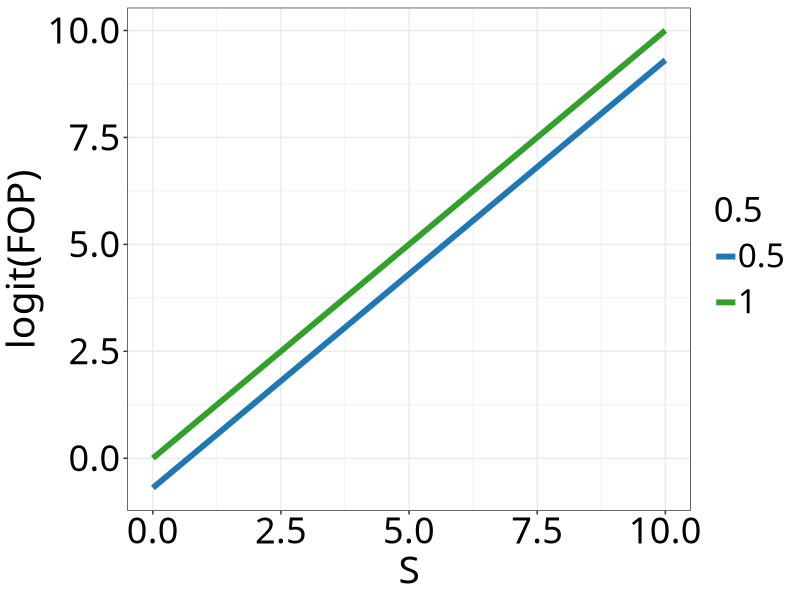
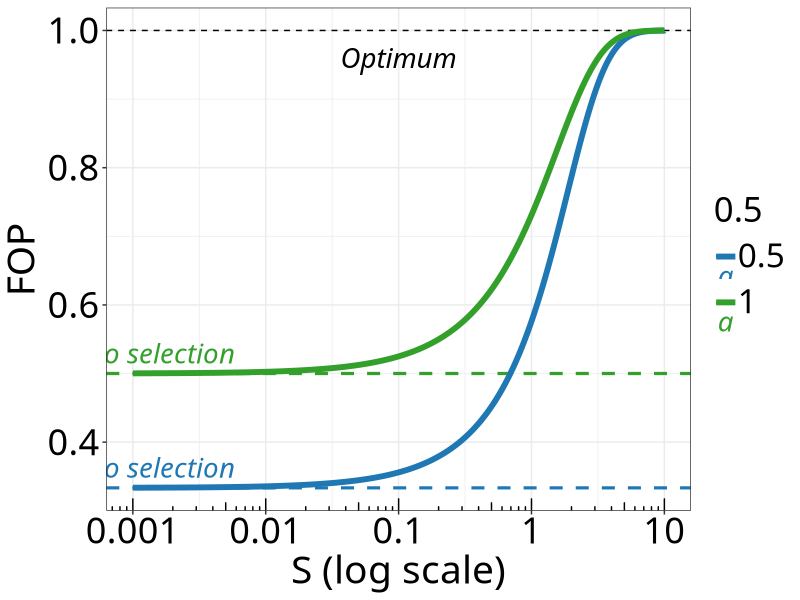
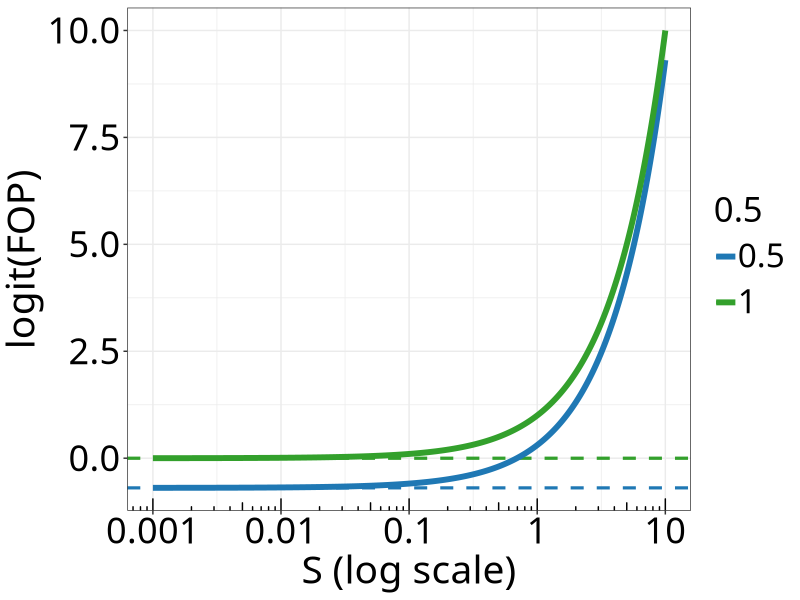

Write R code to recreate these figures, in order.

library(ggplot2)
library(RColorBrewer)
set_color = brewer.pal(8, 'Paired')
set_color = append(set_color,c("#fdfd99","#e2cc1a"))

logit <- function(x){log(x/(1-x))}

S =  seq(0.001,10,0.001)
lambda = 1
dt = data.frame(S ,
                FOP = lambda/(lambda - (1-exp(-S))/(1-exp(S))),
                lambda ,
                FOP0 =  lambda/(lambda +1))

lambda = 1/2
dt = rbind(dt, data.frame(S ,
                          FOP = lambda/(lambda - (1-exp(-S))/(1-exp(S))),
                          lambda ,
                          FOP0 =  lambda/(lambda +1))
)


ggplot(dt,aes(x=S,y=logit( FOP ),col=as.character(lambda)))  + geom_line(size=2)+
  theme_bw() + theme(
    axis.title.x = element_text(color="black", size=28,family="economica"),
    axis.title.y = element_text(color="black", size=28, family="economica"),
    axis.text.y =  element_text(color="black", size=26, family="economica"),
    axis.text.x =  element_text(color="black", size=26, family="economica"),
    title =  element_text(color="black", size=25, family="economica"),
    text =  element_text(color="black", size=31, family="economica"),
    legend.text =  element_text(color="black", size=24, family="economica",vjust = 1.5,margin = margin(t = 10)),
    plot.caption = element_text(hjust = 0.35, face= "italic", size=20, family="economica"),
    plot.caption.position =  "plot"
  )+ scale_color_manual(substitute(paste(lambda)),values=c("#1F78B4","#33A02C")) 

ggplot(dt,aes(x=S,y=FOP,col=as.character(lambda)))  + geom_hline(aes(yintercept=FOP0,col=as.character(lambda)),size=1.1,linetype='dashed') +
  geom_hline(aes(yintercept=1),linetype='dashed') + geom_line(size=2)+
  theme_bw() + theme(
    axis.title.x = element_text(color="black", size=28,family="economica"),
    axis.title.y = element_text(color="black", size=28, family="economica"),
    axis.text.y =  element_text(color="black", size=26, family="economica"),
    axis.text.x =  element_text(color="black", size=26, family="economica"),
    title =  element_text(color="black", size=25, family="economica"),
    text =  element_text(color="black", size=31, family="economica"),
    legend.text =  element_text(color="black", size=24, family="economica",vjust = 1.5,margin = margin(t = 10)),
    plot.caption = element_text(hjust = 0.35, face= "italic", size=20, family="economica"),
    plot.caption.position =  "plot"
  )+ scale_color_manual(substitute(paste(lambda)),values=c("#1F78B4","#33A02C")) +
  scale_x_log10(breaks=c(0.001,0.01,0.1,1,10,100,1000,10000),labels=c(0.001,0.01,0.1,1,10,100,1000,10000)) + 
  annotation_logticks(sides="b") + xlab("S (log scale)") + geom_text(data=data.frame(a=1),label="Optimum",x=-1,y=0.96,color="black",
                                                                     fontface= "italic", size=7, family="economica")+
  geom_text(data=dt[!duplicated(dt$lambda),],aes(label="No selection",y=FOP0,col=as.character(lambda)),vjust=-.5 ,x=-2.8,
            fontface= "italic", size=7, family="economica")


ggplot(dt,aes(x=S,y=logit(FOP),col=as.character(lambda)))  +
  geom_hline(aes(yintercept=logit(FOP0),col=as.character(lambda)),size=1.1,linetype='dashed') +geom_line(size=2)+
  theme_bw() + theme(
    axis.title.x = element_text(color="black", size=28,family="economica"),
    axis.title.y = element_text(color="black", size=28, family="economica"),
    axis.text.y =  element_text(color="black", size=26, family="economica"),
    axis.text.x =  element_text(color="black", size=26, family="economica"),
    title =  element_text(color="black", size=25, family="economica"),
    text =  element_text(color="black", size=31, family="economica"),
    legend.text =  element_text(color="black", size=24, family="economica",vjust = 1.5,margin = margin(t = 10)),
    plot.caption = element_text(hjust = 0.35, face= "italic", size=20, family="economica"),
    plot.caption.position =  "plot"
  )+ scale_color_manual(substitute(paste(lambda)),values=c("#1F78B4","#33A02C")) +
  scale_x_log10(breaks=c(0.001,0.01,0.1,1,10,100,1000,10000),labels=c(0.001,0.01,0.1,1,10,100,1000,10000)) + 
  annotation_logticks(sides="b") + xlab("S (log scale)") 
